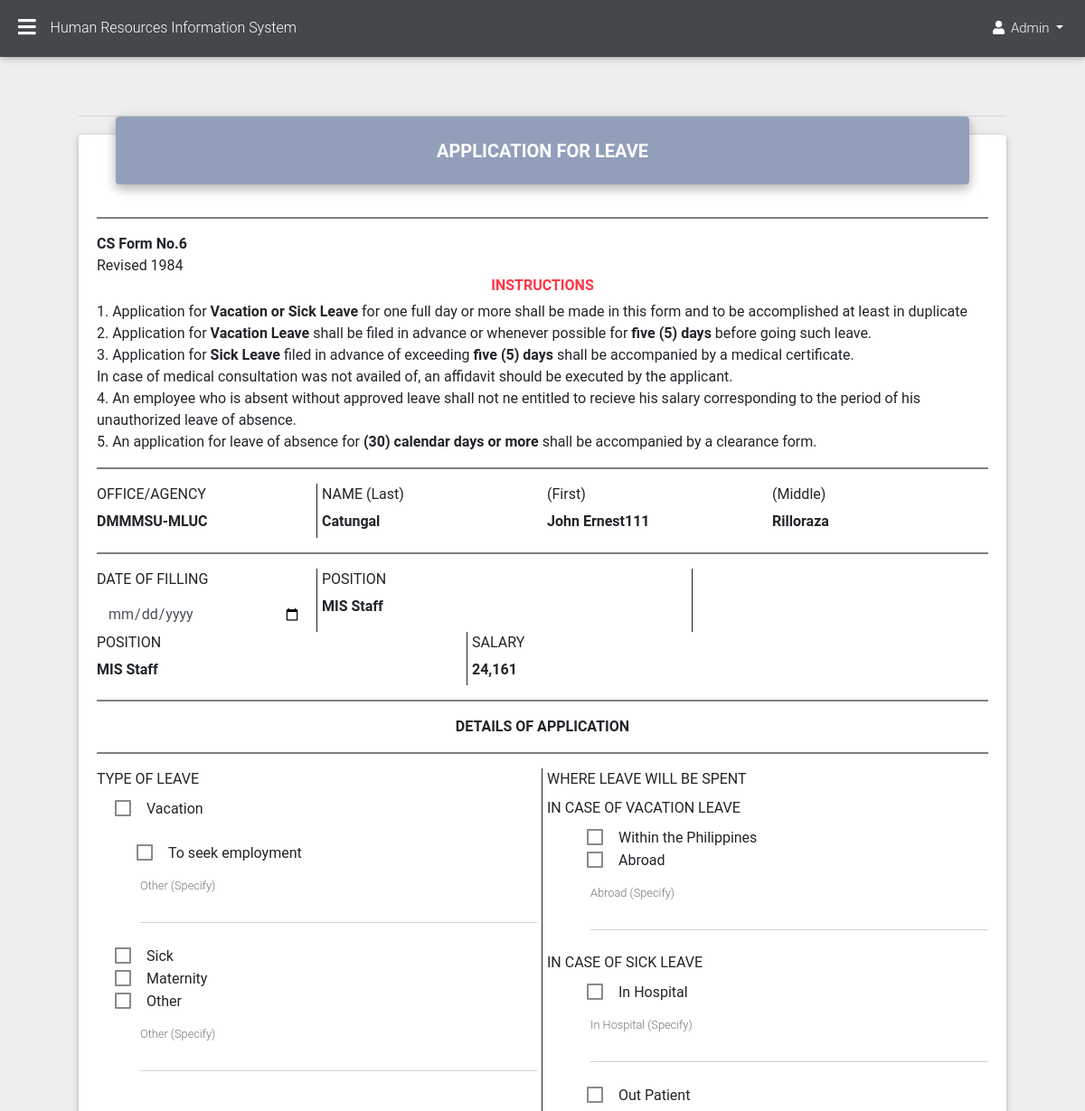
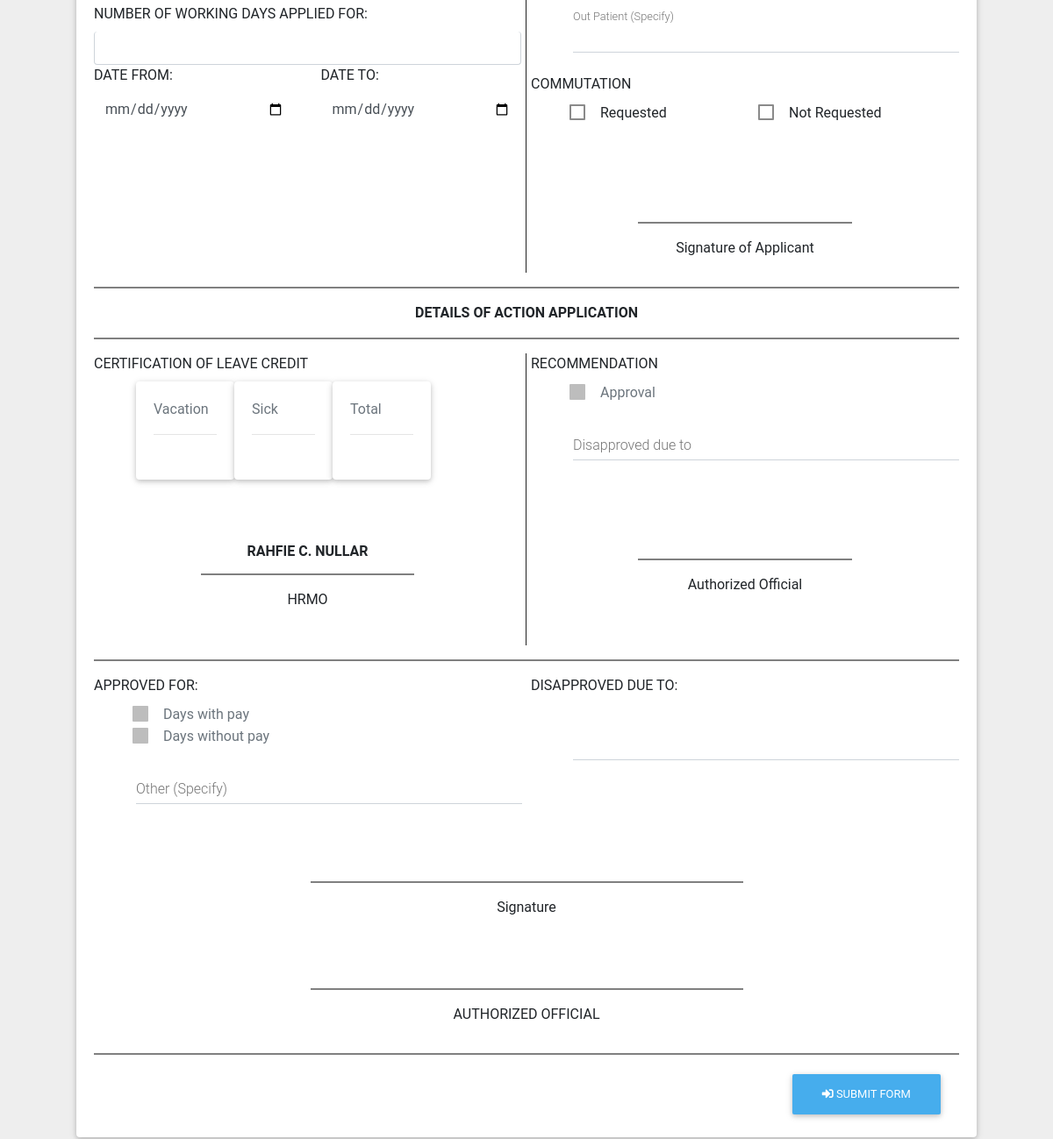
The page /HR-ADMIN/page/leave/leave_request.php (signed in) on the database its author committed (2 pictures, top to bottom).
### tables this page shows
CREATE TABLE `emp_profile` (
  `profile_id` int(11) NOT NULL,
  `employee_picture` varchar(100) NOT NULL DEFAULT ' ',
  `employee_firstname` varchar(100) NOT NULL DEFAULT ' ',
  `employee_middlename` varchar(100) NOT NULL DEFAULT ' ',
  `employee_lastname` varchar(100) NOT NULL DEFAULT ' ',
  `employee_extensionname` varchar(100) NOT NULL DEFAULT ' ',
  `employee_datebirth` date NOT NULL,
  `employee_placebirth` varchar(100) NOT NULL DEFAULT ' ',
  `employee_sex` varchar(100) NOT NULL DEFAULT ' ',
  `employee_civilstatus` varchar(100) NOT NULL DEFAULT ' ',
  `employee_height` varchar(100) NOT NULL DEFAULT ' ',
  `employee_weight` varchar(100) NOT NULL DEFAULT ' ',
  `employee_bloodtype` varchar(100) NOT NULL DEFAULT ' ',
  `employee_citizenship` varchar(100) NOT NULL DEFAULT ' ',
  `employee_Rblock` varchar(100) NOT NULL DEFAULT ' ',
  `employee_Rstreet` varchar(100) NOT NULL DEFAULT ' ',
  `employee_Rvillage` varchar(100) NOT NULL DEFAULT ' ',
  `employee_Rbarangay` varchar(100) NOT NULL DEFAULT ' ',
  `employee_Rcity` varchar(100) NOT NULL DEFAULT ' ',
  `employee_Rprovince` varchar(100) NOT NULL DEFAULT ' ',
  `employee_Rzipcode` varchar(100) NOT NULL DEFAULT ' ',
  `employee_Pblock` varchar(100) NOT NULL DEFAULT ' ',
  `employee_Pstreet` varchar(100) NOT NULL DEFAULT ' ',
  `employee_Pvillage` varchar(100) NOT NULL DEFAULT ' ',
  `employee_Pbarangay` varchar(100) NOT NULL DEFAULT ' ',
  `employee_Pcity` varchar(100) NOT NULL DEFAULT ' ',
  `employee_Pprovince` varchar(100) NOT NULL DEFAULT ' ',
  `employee_Pzipcode` varchar(100) NOT NULL DEFAULT ' ',
  `employee_telephone` varchar(100) NOT NULL DEFAULT ' ',
  `employee_contact` varchar(100) NOT NULL DEFAULT ' ',
  `employee_gsis` varchar(100) NOT NULL DEFAULT ' ',
  `employee_pagibig` varchar(100) NOT NULL DEFAULT ' ',
  `employee_philhealth` varchar(100) NOT NULL DEFAULT ' ',
  `employee_sss` varchar(100) NOT NULL DEFAULT ' ',
  `employee_tin` varchar(100) NOT NULL DEFAULT ' ',
  `employee_agency` varchar(225) NOT NULL DEFAULT ' ',
  `employee_email` varchar(225) NOT NULL DEFAULT ' ',
  `account_id` int(11) NOT NULL
);

CREATE TABLE `account` (
  `Id` int(11) NOT NULL,
  `employee_id` varchar(100) NOT NULL DEFAULT ' ',
  `password` varchar(100) NOT NULL DEFAULT ' ',
  `role` varchar(100) NOT NULL DEFAULT ' ',
  `employee_position` varchar(100) NOT NULL DEFAULT ' ',
  `employee_department` varchar(100) NOT NULL DEFAULT ' ',
  `employee_salarygrade` varchar(100) NOT NULL DEFAULT ' ',
  `employee_salarystep` varchar(100) NOT NULL DEFAULT ' ',
  `employee_salarycos` varchar(100) NOT NULL DEFAULT ' ',
  `employee_type` varchar(100) NOT NULL DEFAULT ' ',
  `employee_status` varchar(100) NOT NULL DEFAULT ' ',
  `employee_start` varchar(100) NOT NULL DEFAULT ' ',
  `employee_active` varchar(100) NOT NULL DEFAULT ' ',
  `employee_history` varchar(100) NOT NULL DEFAULT ' ',
  `dated` varchar(100) NOT NULL DEFAULT ' '
);

CREATE TABLE `sheet1` (
  `sal_id` int(10) NOT NULL,
  `step` int(1) DEFAULT NULL,
  `amount` varchar(7) DEFAULT NULL,
  `salary_id` int(3) DEFAULT NULL
);

### HR-ADMIN/page/leave/leave_request.php (the view, shortened to what the rows shown need)
<?php
include "../sidebar1.php";
include "../../assets/hr_profile_query.php";
?>
<main>
<div class="container-fluid">
      <br>
            <div class="card card-cascade narrower">
              <div class="card-body card-body-cascade ">
                <form method="POST">
                    <br>
                    <br>
                    <br>
                    <br>
                    <br>
                    <div class="form-row">
                            <div class="col-md-3">
                                <h6><b><?php echo$employee_lastname;?></b></h6>
                            </div>
                            <div class="col-md-3">
                                <h6><b><?php echo$employee_firstname;?></b></h6>
                            </div>
                            <div class="col-md-3">
                                <h6><b><?php echo$employee_middlename;?> <?php echo$employee_extensionname;?></b></b></h6>
                            </div>
                    </div>
                    <div class="form-row">
                            <div class="col-md-5 border-right border-dark">
                                <h6><b><?php echo$employee_position;?></b></h6>
                            </div>
                            <div class="col-md-5 border-right border-dark">
                                <h6><b><?php echo$employee_position;?></b></h6>
                            </div>
                            <div class="col-md-4">
                                <h6><b><?php
                                  $conn = dbConnect();
                                  $account9 = $conn->prepare("SELECT * FROM sheet1 INNER JOIN account ON account.employee_salarygrade = sheet1.salary_id
                                  AND account.employee_salarystep = sheet1.step WHERE Id = '$Id'");
                                  $account9->execute();
                                  while($result9 = $account9->fetch(PDO::FETCH_ASSOC)):;
                                  echo $result9['amount'];
                                  endwhile;?></b></h6>
                            </div>
                    </div>
                </form>
            </div>
        </div>
        <br>
        </div>
</main>

### rows shown on the page
emp_profile: employee_lastname "Catungal", employee_firstname "John Ernest111", employee_middlename "Rilloraza", account.employee_position "MIS Staff"
sheet1: amount "24,161"

### other values the page prints
$_SESSION['role'] "Admin"
